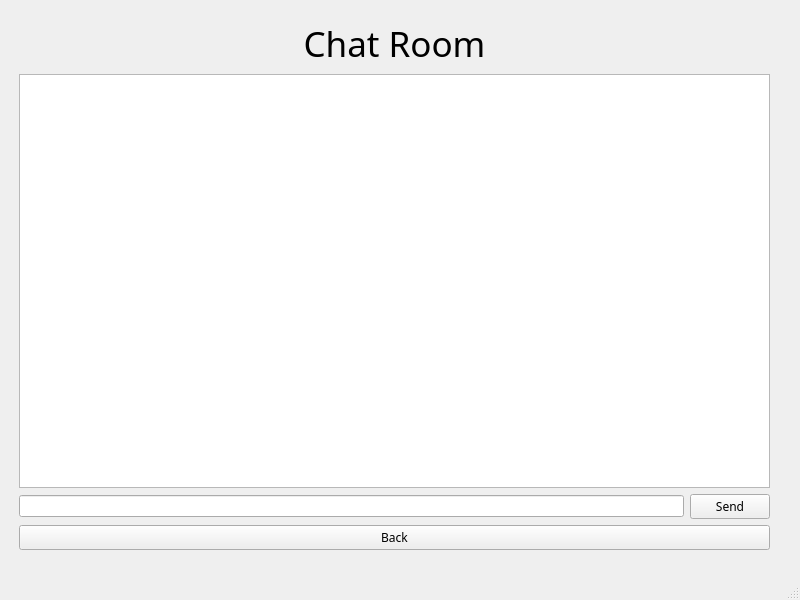
<?xml version="1.0" encoding="UTF-8"?>
<ui version="4.0">
 <class>MainWindow</class>
 <widget class="QMainWindow" name="MainWindow">
  <property name="geometry">
   <rect>
    <x>0</x>
    <y>0</y>
    <width>800</width>
    <height>600</height>
   </rect>
  </property>
  <property name="windowTitle">
   <string>MainWindow</string>
  </property>
  <widget class="QWidget" name="centralwidget">
   <widget class="QWidget" name="gridLayoutWidget">
    <property name="geometry">
     <rect>
      <x>9</x>
      <y>9</y>
      <width>771</width>
      <height>551</height>
     </rect>
    </property>
    <layout class="QGridLayout" name="gridLayout">
     <property name="leftMargin">
      <number>10</number>
     </property>
     <property name="topMargin">
      <number>10</number>
     </property>
     <property name="rightMargin">
      <number>10</number>
     </property>
     <property name="bottomMargin">
      <number>10</number>
     </property>
     <item row="1" column="0" colspan="2">
      <widget class="QTextEdit" name="tEditChats"/>
     </item>
     <item row="2" column="0">
      <widget class="QLineEdit" name="lEditMessage"/>
     </item>
     <item row="2" column="1">
      <widget class="QPushButton" name="btnSend">
       <property name="font">
        <font>
         <family>Arial Rounded MT Bold</family>
         <pointsize>9</pointsize>
        </font>
       </property>
       <property name="text">
        <string>Send</string>
       </property>
      </widget>
     </item>
     <item row="0" column="0" colspan="2">
      <widget class="QLabel" name="lblTitle">
       <property name="font">
        <font>
         <family>Arial Rounded MT Bold</family>
         <pointsize>26</pointsize>
        </font>
       </property>
       <property name="text">
        <string>Chat Room</string>
       </property>
       <property name="alignment">
        <set>Qt::AlignCenter</set>
       </property>
      </widget>
     </item>
     <item row="3" column="0" colspan="2">
      <widget class="QPushButton" name="btnBack">
       <property name="font">
        <font>
         <family>Arial Rounded MT Bold</family>
         <pointsize>9</pointsize>
        </font>
       </property>
       <property name="text">
        <string>Back</string>
       </property>
      </widget>
     </item>
    </layout>
   </widget>
  </widget>
  <widget class="QStatusBar" name="statusbar"/>
 </widget>
 <resources/>
 <connections/>
</ui>
